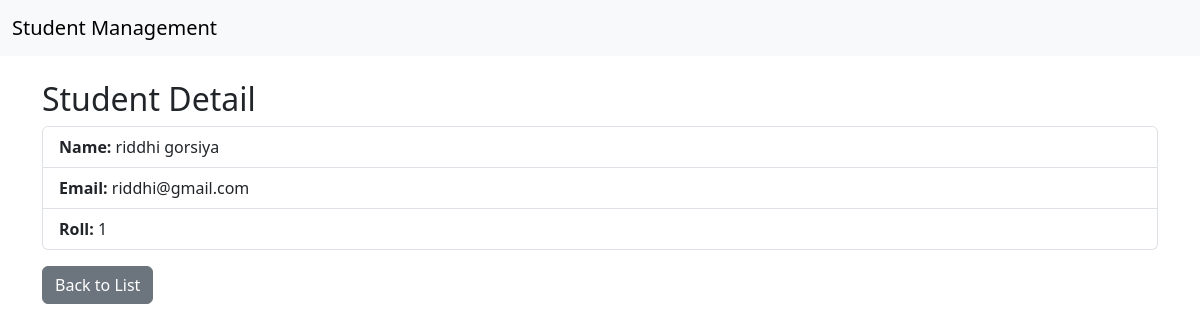
Screenshot of /student/1/ with the database file from the repository.
### myapp/models.py (models this page shows, shortened)
class Student(models.Model):
    name = models.CharField(max_length=100)
    email = models.EmailField()
    roll = models.IntegerField()

### myapp/views.py (the view)
# urls.py: path('<int:pk>/', views.StudentDetailView.as_view(), name='detail'),
class StudentDetailView(DetailView):
    model = Student
    context_object_name = 'student'

### myapp/templates/myapp/student_detail.html
{% extends 'myapp/base.html' %}
{% block content %}
  <h2>Student Detail</h2>
  <ul class="list-group">
    <li class="list-group-item"><strong>Name:</strong> {{ student.name }}</li>
    <li class="list-group-item"><strong>Email:</strong> {{ student.email }}</li>
    <li class="list-group-item"><strong>Roll:</strong> {{ student.roll }}</li>
  </ul>
<a href="{% url 'list' %}" class="btn btn-secondary mt-3">Back to List</a>
{% endblock %}

### rows the page displays
Student: name "riddhi gorsiya", email "riddhi@gmail.com", roll "1"
